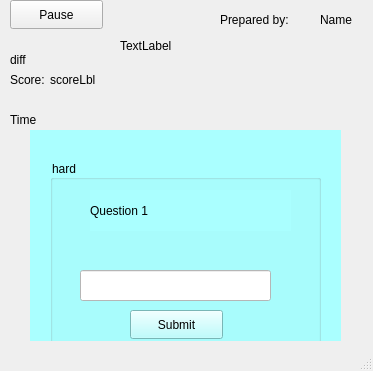
<?xml version="1.0" encoding="UTF-8"?>
<ui version="4.0">
 <class>MainWindow</class>
 <widget class="QMainWindow" name="MainWindow">
  <property name="geometry">
   <rect>
    <x>0</x>
    <y>0</y>
    <width>373</width>
    <height>371</height>
   </rect>
  </property>
  <property name="windowTitle">
   <string>trial</string>
  </property>
  <widget class="QWidget" name="centralwidget">
   <widget class="QStackedWidget" name="stackedWidget">
    <property name="geometry">
     <rect>
      <x>0</x>
      <y>0</y>
      <width>371</width>
      <height>371</height>
     </rect>
    </property>
    <property name="currentIndex">
     <number>5</number>
    </property>
    <widget class="QWidget" name="main_page">
     <widget class="QLabel" name="title">
      <property name="geometry">
       <rect>
        <x>150</x>
        <y>90</y>
        <width>63</width>
        <height>20</height>
       </rect>
      </property>
      <property name="text">
       <string>Trial</string>
      </property>
     </widget>
     <widget class="QPushButton" name="pushButton">
      <property name="geometry">
       <rect>
        <x>120</x>
        <y>220</y>
        <width>93</width>
        <height>29</height>
       </rect>
      </property>
      <property name="text">
       <string>Enter</string>
      </property>
     </widget>
    </widget>
    <widget class="QWidget" name="main_menu">
     <widget class="QPushButton" name="quizBtn">
      <property name="geometry">
       <rect>
        <x>30</x>
        <y>100</y>
        <width>301</width>
        <height>41</height>
       </rect>
      </property>
      <property name="text">
       <string>Start Quiz</string>
      </property>
     </widget>
     <widget class="QPushButton" name="revBtn">
      <property name="geometry">
       <rect>
        <x>30</x>
        <y>160</y>
        <width>301</width>
        <height>41</height>
       </rect>
      </property>
      <property name="text">
       <string>Review</string>
      </property>
     </widget>
     <widget class="QPushButton" name="ldrbrdBtn">
      <property name="geometry">
       <rect>
        <x>30</x>
        <y>220</y>
        <width>301</width>
        <height>41</height>
       </rect>
      </property>
      <property name="text">
       <string>Leaderboards</string>
      </property>
     </widget>
    </widget>
    <widget class="QWidget" name="category">
     <widget class="QLabel" name="cat_title">
      <property name="geometry">
       <rect>
        <x>140</x>
        <y>20</y>
        <width>111</width>
        <height>31</height>
       </rect>
      </property>
      <property name="font">
       <font>
        <pointsize>12</pointsize>
       </font>
      </property>
      <property name="text">
       <string>CATEGORY</string>
      </property>
      <property name="alignment">
       <set>Qt::AlignCenter</set>
      </property>
     </widget>
     <widget class="QGroupBox" name="groupBox">
      <property name="geometry">
       <rect>
        <x>130</x>
        <y>70</y>
        <width>120</width>
        <height>251</height>
       </rect>
      </property>
      <property name="title">
       <string/>
      </property>
      <widget class="QPushButton" name="alg_btn">
       <property name="geometry">
        <rect>
         <x>10</x>
         <y>30</y>
         <width>93</width>
         <height>29</height>
        </rect>
       </property>
       <property name="text">
        <string>Algebra</string>
       </property>
      </widget>
      <widget class="QPushButton" name="geo_btn">
       <property name="geometry">
        <rect>
         <x>10</x>
         <y>70</y>
         <width>93</width>
         <height>29</height>
        </rect>
       </property>
       <property name="text">
        <string>Geometry</string>
       </property>
      </widget>
      <widget class="QPushButton" name="trig_btn">
       <property name="geometry">
        <rect>
         <x>10</x>
         <y>110</y>
         <width>101</width>
         <height>29</height>
        </rect>
       </property>
       <property name="text">
        <string>Trigonometry</string>
       </property>
      </widget>
      <widget class="QPushButton" name="cus_btn">
       <property name="geometry">
        <rect>
         <x>10</x>
         <y>150</y>
         <width>101</width>
         <height>29</height>
        </rect>
       </property>
       <property name="text">
        <string>Customized</string>
       </property>
      </widget>
      <widget class="QPushButton" name="back_btn">
       <property name="geometry">
        <rect>
         <x>10</x>
         <y>190</y>
         <width>101</width>
         <height>29</height>
        </rect>
       </property>
       <property name="text">
        <string>Back</string>
       </property>
      </widget>
     </widget>
    </widget>
    <widget class="QWidget" name="difficulty">
     <widget class="QLabel" name="difficulty_lbl">
      <property name="geometry">
       <rect>
        <x>130</x>
        <y>20</y>
        <width>111</width>
        <height>41</height>
       </rect>
      </property>
      <property name="font">
       <font>
        <pointsize>12</pointsize>
       </font>
      </property>
      <property name="layoutDirection">
       <enum>Qt::LeftToRight</enum>
      </property>
      <property name="text">
       <string>DIFFICULTY</string>
      </property>
      <property name="scaledContents">
       <bool>false</bool>
      </property>
      <property name="alignment">
       <set>Qt::AlignCenter</set>
      </property>
     </widget>
     <widget class="QPushButton" name="easyBtn">
      <property name="geometry">
       <rect>
        <x>30</x>
        <y>70</y>
        <width>301</width>
        <height>41</height>
       </rect>
      </property>
      <property name="text">
       <string>Easy (True or False)</string>
      </property>
     </widget>
     <widget class="QPushButton" name="mediumBtn">
      <property name="geometry">
       <rect>
        <x>30</x>
        <y>120</y>
        <width>301</width>
        <height>41</height>
       </rect>
      </property>
      <property name="text">
       <string>Medium (Multiple Choice)</string>
      </property>
     </widget>
     <widget class="QPushButton" name="difficultBtn">
      <property name="geometry">
       <rect>
        <x>30</x>
        <y>170</y>
        <width>301</width>
        <height>41</height>
       </rect>
      </property>
      <property name="text">
       <string>Difficult (Identification)</string>
      </property>
     </widget>
     <widget class="QPushButton" name="backBtn">
      <property name="geometry">
       <rect>
        <x>30</x>
        <y>220</y>
        <width>301</width>
        <height>41</height>
       </rect>
      </property>
      <property name="text">
       <string>Back</string>
      </property>
     </widget>
     <widget class="QPushButton" name="main_menu_2">
      <property name="geometry">
       <rect>
        <x>30</x>
        <y>270</y>
        <width>301</width>
        <height>41</height>
       </rect>
      </property>
      <property name="text">
       <string>Main Menu</string>
      </property>
     </widget>
    </widget>
    <widget class="QWidget" name="instruction_win">
     <widget class="QPushButton" name="okaybtn">
      <property name="geometry">
       <rect>
        <x>130</x>
        <y>230</y>
        <width>93</width>
        <height>29</height>
       </rect>
      </property>
      <property name="text">
       <string>OK</string>
      </property>
     </widget>
     <widget class="QLabel" name="instruction">
      <property name="geometry">
       <rect>
        <x>70</x>
        <y>70</y>
        <width>221</width>
        <height>131</height>
       </rect>
      </property>
      <property name="text">
       <string/>
      </property>
     </widget>
    </widget>
    <widget class="QWidget" name="quiz">
     <widget class="QLabel" name="diff_label">
      <property name="geometry">
       <rect>
        <x>10</x>
        <y>50</y>
        <width>63</width>
        <height>20</height>
       </rect>
      </property>
      <property name="text">
       <string>diff</string>
      </property>
     </widget>
     <widget class="QLabel" name="score">
      <property name="geometry">
       <rect>
        <x>10</x>
        <y>70</y>
        <width>63</width>
        <height>20</height>
       </rect>
      </property>
      <property name="text">
       <string>Score:</string>
      </property>
     </widget>
     <widget class="QLabel" name="time">
      <property name="geometry">
       <rect>
        <x>10</x>
        <y>110</y>
        <width>63</width>
        <height>20</height>
       </rect>
      </property>
      <property name="text">
       <string>Time</string>
      </property>
     </widget>
     <widget class="QStackedWidget" name="quizBox">
      <property name="geometry">
       <rect>
        <x>30</x>
        <y>130</y>
        <width>311</width>
        <height>211</height>
       </rect>
      </property>
      <property name="styleSheet">
       <string notr="true">background-color: rgb(170, 255, 255);</string>
      </property>
      <property name="currentIndex">
       <number>2</number>
      </property>
      <widget class="QWidget" name="easy">
       <widget class="QGroupBox" name="easyBox">
        <property name="geometry">
         <rect>
          <x>10</x>
          <y>20</y>
          <width>281</width>
          <height>181</height>
         </rect>
        </property>
        <property name="title">
         <string>Easy</string>
        </property>
        <widget class="QLabel" name="eq">
         <property name="geometry">
          <rect>
           <x>30</x>
           <y>30</y>
           <width>211</width>
           <height>51</height>
          </rect>
         </property>
         <property name="text">
          <string>Question 1</string>
         </property>
        </widget>
        <widget class="QPushButton" name="t">
         <property name="geometry">
          <rect>
           <x>20</x>
           <y>140</y>
           <width>93</width>
           <height>29</height>
          </rect>
         </property>
         <property name="text">
          <string>true</string>
         </property>
        </widget>
        <widget class="QPushButton" name="f">
         <property name="geometry">
          <rect>
           <x>160</x>
           <y>140</y>
           <width>93</width>
           <height>29</height>
          </rect>
         </property>
         <property name="text">
          <string>False</string>
         </property>
        </widget>
       </widget>
      </widget>
      <widget class="QWidget" name="medium">
       <widget class="QGroupBox" name="mediumBox">
        <property name="geometry">
         <rect>
          <x>20</x>
          <y>40</y>
          <width>271</width>
          <height>201</height>
         </rect>
        </property>
        <property name="title">
         <string>Medium</string>
        </property>
        <widget class="QLabel" name="mq">
         <property name="geometry">
          <rect>
           <x>30</x>
           <y>30</y>
           <width>211</width>
           <height>31</height>
          </rect>
         </property>
         <property name="text">
          <string>Question 2</string>
         </property>
        </widget>
        <widget class="QPushButton" name="a">
         <property name="geometry">
          <rect>
           <x>20</x>
           <y>70</y>
           <width>231</width>
           <height>29</height>
          </rect>
         </property>
         <property name="text">
          <string>A</string>
         </property>
        </widget>
        <widget class="QPushButton" name="b">
         <property name="geometry">
          <rect>
           <x>20</x>
           <y>100</y>
           <width>231</width>
           <height>29</height>
          </rect>
         </property>
         <property name="text">
          <string>B</string>
         </property>
        </widget>
        <widget class="QPushButton" name="c">
         <property name="geometry">
          <rect>
           <x>20</x>
           <y>130</y>
           <width>231</width>
           <height>29</height>
          </rect>
         </property>
         <property name="text">
          <string>C</string>
         </property>
        </widget>
        <widget class="QPushButton" name="d">
         <property name="geometry">
          <rect>
           <x>20</x>
           <y>160</y>
           <width>231</width>
           <height>29</height>
          </rect>
         </property>
         <property name="text">
          <string>D</string>
         </property>
        </widget>
       </widget>
      </widget>
      <widget class="QWidget" name="hard">
       <widget class="QGroupBox" name="hardBox">
        <property name="geometry">
         <rect>
          <x>20</x>
          <y>30</y>
          <width>271</width>
          <height>201</height>
         </rect>
        </property>
        <property name="title">
         <string>hard</string>
        </property>
        <widget class="QLabel" name="hq">
         <property name="geometry">
          <rect>
           <x>40</x>
           <y>30</y>
           <width>201</width>
           <height>41</height>
          </rect>
         </property>
         <property name="text">
          <string>Question 1</string>
         </property>
        </widget>
        <widget class="QLineEdit" name="ans_inp">
         <property name="geometry">
          <rect>
           <x>30</x>
           <y>110</y>
           <width>191</width>
           <height>31</height>
          </rect>
         </property>
         <property name="styleSheet">
          <string notr="true">background-color: rgb(255, 255, 255);</string>
         </property>
        </widget>
        <widget class="QPushButton" name="submit_btn">
         <property name="geometry">
          <rect>
           <x>80</x>
           <y>150</y>
           <width>93</width>
           <height>29</height>
          </rect>
         </property>
         <property name="text">
          <string>Submit</string>
         </property>
        </widget>
       </widget>
      </widget>
     </widget>
     <widget class="QLabel" name="timer">
      <property name="geometry">
       <rect>
        <x>120</x>
        <y>20</y>
        <width>161</width>
        <height>51</height>
       </rect>
      </property>
      <property name="text">
       <string>TextLabel</string>
      </property>
     </widget>
     <widget class="QPushButton" name="pause_btn">
      <property name="geometry">
       <rect>
        <x>10</x>
        <y>0</y>
        <width>93</width>
        <height>29</height>
       </rect>
      </property>
      <property name="text">
       <string>Pause</string>
      </property>
     </widget>
     <widget class="QLabel" name="label">
      <property name="geometry">
       <rect>
        <x>220</x>
        <y>10</y>
        <width>91</width>
        <height>20</height>
       </rect>
      </property>
      <property name="text">
       <string>Prepared by:</string>
      </property>
     </widget>
     <widget class="QLabel" name="label_2">
      <property name="geometry">
       <rect>
        <x>320</x>
        <y>10</y>
        <width>63</width>
        <height>20</height>
       </rect>
      </property>
      <property name="text">
       <string>Name</string>
      </property>
     </widget>
     <widget class="QLabel" name="scoreLbl">
      <property name="geometry">
       <rect>
        <x>50</x>
        <y>70</y>
        <width>63</width>
        <height>20</height>
       </rect>
      </property>
      <property name="text">
       <string>scoreLbl</string>
      </property>
     </widget>
    </widget>
    <widget class="QWidget" name="pause_win">
     <widget class="QLabel" name="pause_lbl">
      <property name="geometry">
       <rect>
        <x>110</x>
        <y>20</y>
        <width>141</width>
        <height>71</height>
       </rect>
      </property>
      <property name="text">
       <string>Pause</string>
      </property>
     </widget>
     <widget class="QPushButton" name="resumeBtn">
      <property name="geometry">
       <rect>
        <x>130</x>
        <y>130</y>
        <width>93</width>
        <height>29</height>
       </rect>
      </property>
      <property name="text">
       <string>Resume</string>
      </property>
     </widget>
     <widget class="QPushButton" name="retryBtn">
      <property name="geometry">
       <rect>
        <x>130</x>
        <y>170</y>
        <width>93</width>
        <height>29</height>
       </rect>
      </property>
      <property name="text">
       <string>Retry</string>
      </property>
     </widget>
     <widget class="QPushButton" name="menuBtnP">
      <property name="geometry">
       <rect>
        <x>130</x>
        <y>210</y>
        <width>93</width>
        <height>29</height>
       </rect>
      </property>
      <property name="text">
       <string>Main Menu</string>
      </property>
     </widget>
    </widget>
    <widget class="QWidget" name="result">
     <widget class="QLabel" name="remarks">
      <property name="geometry">
       <rect>
        <x>130</x>
        <y>40</y>
        <width>111</width>
        <height>51</height>
       </rect>
      </property>
      <property name="text">
       <string>Passed or Not</string>
      </property>
     </widget>
     <widget class="QLabel" name="scr_lbl">
      <property name="geometry">
       <rect>
        <x>30</x>
        <y>160</y>
        <width>71</width>
        <height>31</height>
       </rect>
      </property>
      <property name="text">
       <string>Score:</string>
      </property>
     </widget>
     <widget class="QLabel" name="ca_lbl">
      <property name="geometry">
       <rect>
        <x>30</x>
        <y>120</y>
        <width>121</width>
        <height>31</height>
       </rect>
      </property>
      <property name="text">
       <string>Correct Answer/s:</string>
      </property>
     </widget>
     <widget class="QLabel" name="c_ans">
      <property name="geometry">
       <rect>
        <x>170</x>
        <y>130</y>
        <width>63</width>
        <height>20</height>
       </rect>
      </property>
      <property name="text">
       <string>...</string>
      </property>
     </widget>
     <widget class="QLabel" name="scre">
      <property name="geometry">
       <rect>
        <x>170</x>
        <y>160</y>
        <width>63</width>
        <height>20</height>
       </rect>
      </property>
      <property name="text">
       <string>...</string>
      </property>
     </widget>
     <widget class="QLabel" name="name">
      <property name="geometry">
       <rect>
        <x>30</x>
        <y>210</y>
        <width>63</width>
        <height>20</height>
       </rect>
      </property>
      <property name="text">
       <string>Name: </string>
      </property>
     </widget>
     <widget class="QLineEdit" name="name_inp">
      <property name="geometry">
       <rect>
        <x>160</x>
        <y>210</y>
        <width>113</width>
        <height>26</height>
       </rect>
      </property>
     </widget>
    </widget>
    <widget class="QWidget" name="auth">
     <widget class="QStackedWidget" name="ls_box">
      <property name="geometry">
       <rect>
        <x>30</x>
        <y>80</y>
        <width>321</width>
        <height>251</height>
       </rect>
      </property>
      <property name="currentIndex">
       <number>0</number>
      </property>
      <widget class="QWidget" name="login_top">
       <widget class="QLabel" name="name_lbl">
        <property name="geometry">
         <rect>
          <x>20</x>
          <y>40</y>
          <width>63</width>
          <height>20</height>
         </rect>
        </property>
        <property name="text">
         <string>name:</string>
        </property>
       </widget>
       <widget class="QLabel" name="pass_lbl">
        <property name="geometry">
         <rect>
          <x>10</x>
          <y>100</y>
          <width>91</width>
          <height>20</height>
         </rect>
        </property>
        <property name="text">
         <string>password:</string>
        </property>
       </widget>
       <widget class="QPushButton" name="login_btn">
        <property name="geometry">
         <rect>
          <x>100</x>
          <y>180</y>
          <width>93</width>
          <height>29</height>
         </rect>
        </property>
        <property name="styleSheet">
         <string notr="true"/>
        </property>
        <property name="text">
         <string>Login</string>
        </property>
       </widget>
       <widget class="QLineEdit" name="name_inp_auth">
        <property name="geometry">
         <rect>
          <x>90</x>
          <y>40</y>
          <width>113</width>
          <height>26</height>
         </rect>
        </property>
       </widget>
       <widget class="QLineEdit" name="pass_inp_auth">
        <property name="geometry">
         <rect>
          <x>90</x>
          <y>100</y>
          <width>113</width>
          <height>26</height>
         </rect>
        </property>
        <property name="echoMode">
         <enum>QLineEdit::Password</enum>
        </property>
       </widget>
       <widget class="QLabel" name="label_3">
        <property name="geometry">
         <rect>
          <x>10</x>
          <y>220</y>
          <width>131</width>
          <height>20</height>
         </rect>
        </property>
        <property name="text">
         <string>Check lang</string>
        </property>
       </widget>
       <widget class="QLabel" name="error_msg_l">
        <property name="geometry">
         <rect>
          <x>30</x>
          <y>150</y>
          <width>271</width>
          <height>20</height>
         </rect>
        </property>
        <property name="text">
         <string/>
        </property>
       </widget>
      </widget>
      <widget class="QWidget" name="sign_up_top">
       <widget class="QLabel" name="name_lbl_s">
        <property name="geometry">
         <rect>
          <x>20</x>
          <y>70</y>
          <width>63</width>
          <height>20</height>
         </rect>
        </property>
        <property name="text">
         <string>name:</string>
        </property>
       </widget>
       <widget class="QLabel" name="pass_lbl_s">
        <property name="geometry">
         <rect>
          <x>20</x>
          <y>110</y>
          <width>81</width>
          <height>20</height>
         </rect>
        </property>
        <property name="text">
         <string>password:</string>
        </property>
       </widget>
       <widget class="QLabel" name="pass_lbl_s_c">
        <property name="geometry">
         <rect>
          <x>20</x>
          <y>150</y>
          <width>131</width>
          <height>20</height>
         </rect>
        </property>
        <property name="text">
         <string>confirm password:</string>
        </property>
       </widget>
       <widget class="QPushButton" name="signup_btn">
        <property name="geometry">
         <rect>
          <x>110</x>
          <y>210</y>
          <width>93</width>
          <height>29</height>
         </rect>
        </property>
        <property name="text">
         <string>Sign Up</string>
        </property>
       </widget>
       <widget class="QLineEdit" name="name_inp_auth_s">
        <property name="geometry">
         <rect>
          <x>170</x>
          <y>70</y>
          <width>113</width>
          <height>26</height>
         </rect>
        </property>
       </widget>
       <widget class="QLineEdit" name="pass_inp_auth_s">
        <property name="geometry">
         <rect>
          <x>170</x>
          <y>110</y>
          <width>113</width>
          <height>26</height>
         </rect>
        </property>
        <property name="echoMode">
         <enum>QLineEdit::Password</enum>
        </property>
       </widget>
       <widget class="QLineEdit" name="cpass_">
        <property name="geometry">
         <rect>
          <x>170</x>
          <y>150</y>
          <width>113</width>
          <height>26</height>
         </rect>
        </property>
        <property name="echoMode">
         <enum>QLineEdit::Password</enum>
        </property>
       </widget>
       <widget class="QLabel" name="label_4">
        <property name="geometry">
         <rect>
          <x>20</x>
          <y>220</y>
          <width>111</width>
          <height>20</height>
         </rect>
        </property>
        <property name="text">
         <string>Insert into user</string>
        </property>
       </widget>
       <widget class="QLabel" name="error_msg">
        <property name="geometry">
         <rect>
          <x>20</x>
          <y>190</y>
          <width>271</width>
          <height>20</height>
         </rect>
        </property>
        <property name="text">
         <string/>
        </property>
       </widget>
      </widget>
     </widget>
     <widget class="QPushButton" name="login_sec">
      <property name="geometry">
       <rect>
        <x>30</x>
        <y>40</y>
        <width>151</width>
        <height>29</height>
       </rect>
      </property>
      <property name="styleSheet">
       <string notr="true"/>
      </property>
      <property name="text">
       <string>Login</string>
      </property>
     </widget>
     <widget class="QPushButton" name="sign_sec">
      <property name="geometry">
       <rect>
        <x>180</x>
        <y>40</y>
        <width>151</width>
        <height>29</height>
       </rect>
      </property>
      <property name="text">
       <string>Sign-up</string>
      </property>
     </widget>
     <widget class="QPushButton" name="back_btn_c">
      <property name="geometry">
       <rect>
        <x>10</x>
        <y>0</y>
        <width>93</width>
        <height>29</height>
       </rect>
      </property>
      <property name="text">
       <string>Back</string>
      </property>
     </widget>
    </widget>
    <widget class="QWidget" name="firstform">
     <widget class="QPushButton" name="BackBtn">
      <property name="geometry">
       <rect>
        <x>10</x>
        <y>10</y>
        <width>93</width>
        <height>29</height>
       </rect>
      </property>
      <property name="text">
       <string>Back</string>
      </property>
     </widget>
     <widget class="QPushButton" name="pushButton_2">
      <property name="geometry">
       <rect>
        <x>250</x>
        <y>310</y>
        <width>93</width>
        <height>29</height>
       </rect>
      </property>
      <property name="text">
       <string>Next</string>
      </property>
     </widget>
     <widget class="QLabel" name="label_7">
      <property name="geometry">
       <rect>
        <x>30</x>
        <y>200</y>
        <width>58</width>
        <height>26</height>
       </rect>
      </property>
      <property name="text">
       <string>note</string>
      </property>
     </widget>
     <widget class="QLineEdit" name="lineEdit_4">
      <property name="geometry">
       <rect>
        <x>100</x>
        <y>200</y>
        <width>231</width>
        <height>91</height>
       </rect>
      </property>
      <property name="focusPolicy">
       <enum>Qt::StrongFocus</enum>
      </property>
      <property name="text">
       <string/>
      </property>
      <property name="readOnly">
       <bool>false</bool>
      </property>
     </widget>
     <widget class="QWidget" name="layoutWidget">
      <property name="geometry">
       <rect>
        <x>30</x>
        <y>150</y>
        <width>252</width>
        <height>30</height>
       </rect>
      </property>
      <layout class="QHBoxLayout" name="horizontalLayout_2">
       <item>
        <layout class="QHBoxLayout" name="horizontalLayout">
         <item>
          <widget class="QLabel" name="label_8">
           <property name="text">
            <string>reviewer</string>
           </property>
          </widget>
         </item>
         <item>
          <widget class="QLineEdit" name="reviewer"/>
         </item>
         <item>
          <widget class="QToolButton" name="toolButton">
           <property name="text">
            <string>...</string>
           </property>
          </widget>
         </item>
        </layout>
       </item>
      </layout>
     </widget>
     <widget class="QWidget" name="layoutWidget">
      <property name="geometry">
       <rect>
        <x>30</x>
        <y>100</y>
        <width>231</width>
        <height>28</height>
       </rect>
      </property>
      <layout class="QHBoxLayout" name="horizontalLayout_3">
       <item>
        <widget class="QLabel" name="label_6">
         <property name="text">
          <string>category</string>
         </property>
        </widget>
       </item>
       <item>
        <widget class="QLineEdit" name="lineEdit_2">
         <property name="focusPolicy">
          <enum>Qt::StrongFocus</enum>
         </property>
         <property name="text">
          <string/>
         </property>
         <property name="readOnly">
          <bool>false</bool>
         </property>
        </widget>
       </item>
      </layout>
     </widget>
     <widget class="QWidget" name="layoutWidget">
      <property name="geometry">
       <rect>
        <x>30</x>
        <y>50</y>
        <width>171</width>
        <height>28</height>
       </rect>
      </property>
      <layout class="QHBoxLayout" name="horizontalLayout_4">
       <item>
        <widget class="QLabel" name="label_5">
         <property name="text">
          <string>name</string>
         </property>
        </widget>
       </item>
       <item>
        <widget class="QLineEdit" name="name_1">
         <property name="focusPolicy">
          <enum>Qt::StrongFocus</enum>
         </property>
         <property name="text">
          <string/>
         </property>
         <property name="readOnly">
          <bool>true</bool>
         </property>
        </widget>
       </item>
      </layout>
     </widget>
     <widget class="QLabel" name="error1">
      <property name="geometry">
       <rect>
        <x>80</x>
        <y>310</y>
        <width>141</width>
        <height>20</height>
       </rect>
      </property>
      <property name="text">
       <string>TextLabel</string>
      </property>
     </widget>
    </widget>
    <widget class="QWidget" name="secondform">
     <widget class="QComboBox" name="comboBox">
      <property name="geometry">
       <rect>
        <x>70</x>
        <y>60</y>
        <width>231</width>
        <height>26</height>
       </rect>
      </property>
      <item>
       <property name="text">
        <string>True or False</string>
       </property>
      </item>
      <item>
       <property name="text">
        <string>Multiple Choices</string>
       </property>
      </item>
      <item>
       <property name="text">
        <string>Identification</string>
       </property>
      </item>
     </widget>
     <widget class="QStackedWidget" name="stackedWidget_2">
      <property name="geometry">
       <rect>
        <x>30</x>
        <y>200</y>
        <width>311</width>
        <height>101</height>
       </rect>
      </property>
      <property name="styleSheet">
       <string notr="true">background-color: rgb(170, 170, 255);</string>
      </property>
      <property name="currentIndex">
       <number>0</number>
      </property>
      <widget class="QWidget" name="page">
       <widget class="QPushButton" name="trueBtn">
        <property name="geometry">
         <rect>
          <x>20</x>
          <y>40</y>
          <width>93</width>
          <height>29</height>
         </rect>
        </property>
        <property name="styleSheet">
         <string notr="true"/>
        </property>
        <property name="text">
         <string>True</string>
        </property>
       </widget>
       <widget class="QPushButton" name="falseBtn">
        <property name="geometry">
         <rect>
          <x>190</x>
          <y>40</y>
          <width>93</width>
          <height>29</height>
         </rect>
        </property>
        <property name="styleSheet">
         <string notr="true"/>
        </property>
        <property name="text">
         <string>False</string>
        </property>
       </widget>
      </widget>
      <widget class="QWidget" name="page_2">
       <widget class="QPushButton" name="a_btn">
        <property name="geometry">
         <rect>
          <x>20</x>
          <y>10</y>
          <width>31</width>
          <height>29</height>
         </rect>
        </property>
        <property name="text">
         <string>A</string>
        </property>
       </widget>
       <widget class="QPushButton" name="b_btn">
        <property name="geometry">
         <rect>
          <x>20</x>
          <y>60</y>
          <width>31</width>
          <height>29</height>
         </rect>
        </property>
        <property name="text">
         <string>B</string>
        </property>
       </widget>
       <widget class="QPushButton" name="c_btn">
        <property name="geometry">
         <rect>
          <x>170</x>
          <y>10</y>
          <width>31</width>
          <height>29</height>
         </rect>
        </property>
        <property name="text">
         <string>C</string>
        </property>
       </widget>
       <widget class="QPushButton" name="d_btn">
        <property name="geometry">
         <rect>
          <x>170</x>
          <y>60</y>
          <width>31</width>
          <height>29</height>
         </rect>
        </property>
        <property name="text">
         <string>D</string>
        </property>
       </widget>
       <widget class="QLineEdit" name="aLineEdit">
        <property name="geometry">
         <rect>
          <x>60</x>
          <y>10</y>
          <width>71</width>
          <height>31</height>
         </rect>
        </property>
       </widget>
       <widget class="QLineEdit" name="bLineEdit">
        <property name="geometry">
         <rect>
          <x>60</x>
          <y>60</y>
          <width>71</width>
          <height>31</height>
         </rect>
        </property>
       </widget>
       <widget class="QLineEdit" name="cLineEdit">
        <property name="geometry">
         <rect>
          <x>210</x>
          <y>10</y>
          <width>71</width>
          <height>31</height>
         </rect>
        </property>
       </widget>
       <widget class="QLineEdit" name="dLineEdit">
        <property name="geometry">
         <rect>
          <x>210</x>
          <y>60</y>
          <width>71</width>
          <height>31</height>
         </rect>
        </property>
       </widget>
      </widget>
      <widget class="QWidget" name="page_3">
       <widget class="QLineEdit" name="hardlineEdit">
        <property name="geometry">
         <rect>
          <x>20</x>
          <y>40</y>
          <width>271</width>
          <height>41</height>
         </rect>
        </property>
       </widget>
      </widget>
     </widget>
     <widget class="QLineEdit" name="lineEdit">
      <property name="geometry">
       <rect>
        <x>30</x>
        <y>90</y>
        <width>311</width>
        <height>111</height>
       </rect>
      </property>
     </widget>
     <widget class="QLabel" name="label_9">
      <property name="geometry">
       <rect>
        <x>30</x>
        <y>80</y>
        <width>63</width>
        <height>20</height>
       </rect>
      </property>
      <property name="text">
       <string>Question</string>
      </property>
     </widget>
     <widget class="QPushButton" name="Add">
      <property name="geometry">
       <rect>
        <x>20</x>
        <y>310</y>
        <width>93</width>
        <height>29</height>
       </rect>
      </property>
      <property name="text">
       <string>Add</string>
      </property>
     </widget>
     <widget class="QPushButton" name="pushButton_9">
      <property name="geometry">
       <rect>
        <x>270</x>
        <y>310</y>
        <width>93</width>
        <height>29</height>
       </rect>
      </property>
      <property name="text">
       <string>Save</string>
      </property>
     </widget>
     <widget class="QLabel" name="cat">
      <property name="geometry">
       <rect>
        <x>10</x>
        <y>10</y>
        <width>63</width>
        <height>20</height>
       </rect>
      </property>
      <property name="text">
       <string>category</string>
      </property>
     </widget>
     <widget class="QLabel" name="name_2">
      <property name="geometry">
       <rect>
        <x>100</x>
        <y>10</y>
        <width>63</width>
        <height>20</height>
       </rect>
      </property>
      <property name="text">
       <string>name</string>
      </property>
     </widget>
     <widget class="QLabel" name="q_no">
      <property name="geometry">
       <rect>
        <x>190</x>
        <y>20</y>
        <width>91</width>
        <height>20</height>
       </rect>
      </property>
      <property name="text">
       <string>question no.</string>
      </property>
     </widget>
     <widget class="QLabel" name="error_msg1">
      <property name="geometry">
       <rect>
        <x>120</x>
        <y>310</y>
        <width>151</width>
        <height>20</height>
       </rect>
      </property>
      <property name="text">
       <string/>
      </property>
     </widget>
    </widget>
    <widget class="QWidget" name="confirmation"/>
   </widget>
  </widget>
  <widget class="QStatusBar" name="statusbar"/>
 </widget>
 <resources/>
 <connections/>
</ui>
